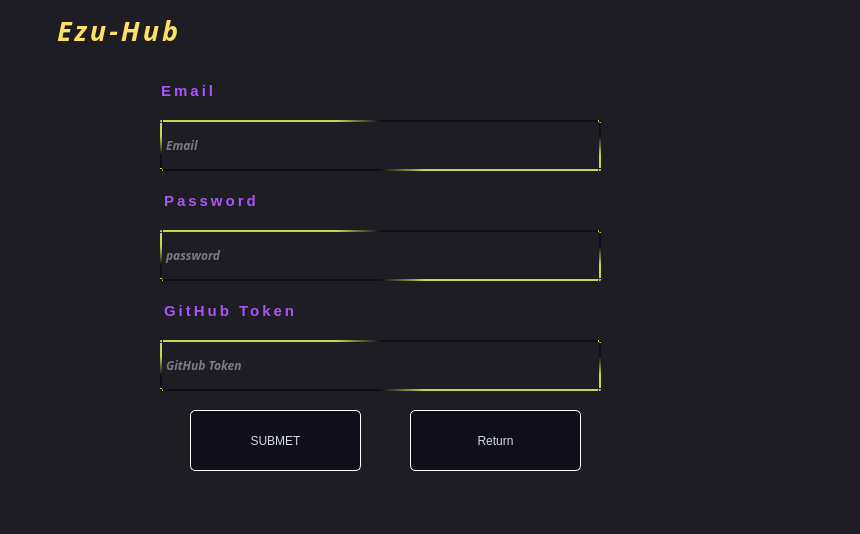
<?xml version="1.0" encoding="UTF-8"?>
<ui version="4.0">
 <class>CREET</class>
 <widget class="QWidget" name="CREET">
  <property name="geometry">
   <rect>
    <x>0</x>
    <y>0</y>
    <width>860</width>
    <height>534</height>
   </rect>
  </property>
  <property name="windowTitle">
   <string>Form</string>
  </property>
  <property name="styleSheet">
   <string notr="true">/*
Material Dark Style Sheet for QT Applications
Author: Jaime A. Quiroga P.
Inspired on https://github.com/jxfwinter/qt-material-stylesheet
Company: GTRONICK
Last updated: 04/12/2018, 15:00.
Available at: https://github.com/GTRONICK/QSS/blob/master/MaterialDark.qss
*/
QWidget#CREET{
	background-color:#1e1d23;
	border-image: url(:/images/s.jpg) 0 0 0 0 stretch stretch;
}
QDialog {
	background-color:#1e1d23;
}
QColorDialog {
	background-color:#1e1d23;
}
QTextEdit {
	background-color:#1e1d23;
	color: #a9b7c6;
}
QPlainTextEdit {
	selection-background-color:#007b50;
	background-color:#1e1d23;
	border-style: solid;
	border-top-color: transparent;
	border-right-color: transparent;
	border-left-color: transparent;
	border-bottom-color: transparent;
	border-width: 1px;
	color: #a9b7c6;
}
/*
Neon Style Sheet for QT Applications (QpushButton)
Author: Jaime A. Quiroga P.
Company: GTRONICK
Last updated: 24/10/2020, 15:42.
Available at: https://github.com/GTRONICK/QSS/blob/master/NeonButtons.qss
*/
QPushButton::icon{
	color:#FFFFFF;
}
QPushButton{
	border-style: solid;
	border-color: #ffffff;
	border-width: 1px;
	border-radius: 5px;
	color: #d3dae3;
	padding: 2px;
	background-color: #100E19;
}
QPushButton::default{
	border-style: solid;
	border-color: #ffffff;
	border-width: 1px;
	border-radius: 5px;
	color: #FFFFFF;
	padding: 2px;
	background-color: #151a1e;
}
QPushButton:hover{
	border-style: solid;
	border-top-color: qlineargradient(spread:pad, x1:0, y1:1, x2:1, y2:1, stop:0 #C0DB50, stop:0.4 #C0DB50, stop:0.5 #100E19, stop:1 #100E19);
    border-bottom-color: qlineargradient(spread:pad, x1:0, y1:1, x2:1, y2:1, stop:0 #100E19, stop:0.5 #100E19, stop:0.6 #C0DB50, stop:1 #C0DB50);
    border-left-color: qlineargradient(spread:pad, x1:0, y1:0, x2:0, y2:1, stop:0 #C0DB50, stop:0.3 #C0DB50, stop:0.7 #100E19, stop:1 #100E19);
    border-right-color: qlineargradient(spread:pad, x1:0, y1:1, x2:0, y2:0, stop:0 #C0DB50, stop:0.3 #C0DB50, stop:0.7 #100E19, stop:1 #100E19);
	border-width: 2px;
    border-radius: 1px;
	color: #d3dae3;
	padding: 2px;
}
QPushButton:pressed{
	border-style: solid;
	border-top-color: qlineargradient(spread:pad, x1:0, y1:1, x2:1, y2:1, stop:0 #d33af1, stop:0.4 #d33af1, stop:0.5 #100E19, stop:1 #100E19);
    border-bottom-color: qlineargradient(spread:pad, x1:0, y1:1, x2:1, y2:1, stop:0 #100E19, stop:0.5 #100E19, stop:0.6 #d33af1, stop:1 #d33af1);
    border-left-color: qlineargradient(spread:pad, x1:0, y1:0, x2:0, y2:1, stop:0 #d33af1, stop:0.3 #d33af1, stop:0.7 #100E19, stop:1 #100E19);
    border-right-color: qlineargradient(spread:pad, x1:0, y1:1, x2:0, y2:0, stop:0 #d33af1, stop:0.3 #d33af1, stop:0.7 #100E19, stop:1 #100E19);
	border-width: 2px;
    border-radius: 1px;
	color: #d3dae3;
	padding: 2px;
}
QLineEdit {
	border-width: 1px; border-radius: 4px;
	border-color:rgb(255,255,255) ;
	border-style: inset;
	padding: 0 8px;
	color: #a9b7c6;
	background:#1e1d23;
	selection-background-color:#007b50;
	selection-color: #FFFFFF;
}
QLabel {
	color: #a9b7c6;
}
QLCDNumber {
	color: #37e6b4;
}
QProgressBar {
	text-align: center;
	color: rgb(240, 240, 240);
	border-width: 1px; 
	border-radius: 10px;
	border-color: rgb(58, 58, 58);
	border-style: inset;
	background-color:#1e1d23;
}
QProgressBar::chunk {
	background-color: #04b97f;
	border-radius: 5px;
}
QMenuBar {
	background-color: #1e1d23;
}
QMenuBar::item {
	color: #a9b7c6;
  	spacing: 3px;
  	padding: 1px 4px;
  	background: #1e1d23;
}

QMenuBar::item:selected {
  	background:#1e1d23;
	color: #FFFFFF;
}
QMenu::item:selected {
	border-style: solid;
	border-top-color: transparent;
	border-right-color: transparent;
	border-left-color: #04b97f;
	border-bottom-color: transparent;
	border-left-width: 2px;
	color: #FFFFFF;
	padding-left:15px;
	padding-top:4px;
	padding-bottom:4px;
	padding-right:7px;
	background-color: #1e1d23;
}
QMenu::item {
	border-style: solid;
	border-top-color: transparent;
	border-right-color: transparent;
	border-left-color: transparent;
	border-bottom-color: transparent;
	border-bottom-width: 1px;
	border-style: solid;
	color: #a9b7c6;
	padding-left:17px;
	padding-top:4px;
	padding-bottom:4px;
	padding-right:7px;
	background-color: #1e1d23;
}
QMenu{
	background-color:#1e1d23;
}
QTabWidget {
	color:rgb(0,0,0);
	background-color:#1e1d23;
}
QTabWidget::pane {
		border-color: rgb(77,77,77);
		background-color:#1e1d23;
		border-style: solid;
		border-width: 1px;
    	border-radius: 6px;
}
QTabBar::tab {
	border-style: solid;
	border-top-color: transparent;
	border-right-color: transparent;
	border-left-color: transparent;
	border-bottom-color: transparent;
	border-bottom-width: 1px;
	border-style: solid;
	color: #808086;
	padding: 3px;
	margin-left:3px;
	background-color: #1e1d23;
}
QTabBar::tab:selected, QTabBar::tab:last:selected, QTabBar::tab:hover {
  	border-style: solid;
	border-top-color: transparent;
	border-right-color: transparent;
	border-left-color: transparent;
	border-bottom-color: #04b97f;
	border-bottom-width: 2px;
	border-style: solid;
	color: #FFFFFF;
	padding-left: 3px;
	padding-bottom: 2px;
	margin-left:3px;
	background-color: #1e1d23;
}

QCheckBox {
	color: #a9b7c6;
	padding: 2px;
}
QCheckBox:disabled {
	color: #808086;
	padding: 2px;
}

QCheckBox:hover {
	border-radius:4px;
	border-style:solid;
	padding-left: 1px;
	padding-right: 1px;
	padding-bottom: 1px;
	padding-top: 1px;
	border-width:1px;
	border-color: rgb(87, 97, 106);
	background-color:#1e1d23;
}
QCheckBox::indicator:checked {

	height: 10px;
	width: 10px;
	border-style:solid;
	border-width: 1px;
	border-color: #04b97f;
	color: #a9b7c6;
	background-color: #04b97f;
}
QCheckBox::indicator:unchecked {

	height: 10px;
	width: 10px;
	border-style:solid;
	border-width: 1px;
	border-color: #04b97f;
	color: #a9b7c6;
	background-color: transparent;
}
QRadioButton {
	color: #a9b7c6;
	background-color: #1e1d23;
	padding: 1px;
}
QRadioButton::indicator:checked {
	height: 10px;
	width: 10px;
	border-style:solid;
	border-radius:5px;
	border-width: 1px;
	border-color: #04b97f;
	color: #a9b7c6;
	background-color: #04b97f;
}
QRadioButton::indicator:!checked {
	height: 10px;
	width: 10px;
	border-style:solid;
	border-radius:5px;
	border-width: 1px;
	border-color: #04b97f;
	color: #a9b7c6;
	background-color: transparent;
}
QStatusBar {
	color:#027f7f;
}
QSpinBox {
	color: #a9b7c6;	
	background-color: #1e1d23;
}
QDoubleSpinBox {
	color: #a9b7c6;	
	background-color: #1e1d23;
}
QTimeEdit {
	color: #a9b7c6;	
	background-color: #1e1d23;
}
QDateTimeEdit {
	color: #a9b7c6;	
	background-color: #1e1d23;
}
QDateEdit {
	color: #a9b7c6;	
	background-color: #1e1d23;
}
QComboBox {
	color: #a9b7c6;	
	background: #1e1d23;
}
QComboBox:editable {
	background: #1e1d23;
	color: #a9b7c6;
	selection-background-color: #1e1d23;
}
QComboBox QAbstractItemView {
	color: #a9b7c6;	
	background: #1e1d23;
	selection-color: #FFFFFF;
	selection-background-color: #1e1d23;
}
QComboBox:!editable:on, QComboBox::drop-down:editable:on {
	color: #a9b7c6;	
	background: #1e1d23;
}
QFontComboBox {
	color: #a9b7c6;	
	background-color: #1e1d23;
}
QToolBox {
	color: #a9b7c6;
	background-color: #1e1d23;
}
QToolBox::tab {
	color: #a9b7c6;
	background-color: #1e1d23;
}
QToolBox::tab:selected {
	color: #FFFFFF;
	background-color: #1e1d23;
}
QScrollArea {
	color: #FFFFFF;
	background-color: #1e1d23;
}
QSlider::groove:horizontal {
	height: 5px;
	background: #04b97f;
}
QSlider::groove:vertical {
	width: 5px;
	background: #04b97f;
}
QSlider::handle:horizontal {
	background: qlineargradient(x1:0, y1:0, x2:1, y2:1, stop:0 #b4b4b4, stop:1 #8f8f8f);
	border: 1px solid #5c5c5c;
	width: 14px;
	margin: -5px 0;
	border-radius: 7px;
}
QSlider::handle:vertical {
	background: qlineargradient(x1:1, y1:1, x2:0, y2:0, stop:0 #b4b4b4, stop:1 #8f8f8f);
	border: 1px solid #5c5c5c;
	height: 14px;
	margin: 0 -5px;
	border-radius: 7px;
}
QSlider::add-page:horizontal {
    background: white;
}
QSlider::add-page:vertical {
    background: white;
}
QSlider::sub-page:horizontal {
    background: #04b97f;
}
QSlider::sub-page:vertical {
    background: #04b97f;
}</string>
  </property>
  <widget class="QLabel" name="label">
   <property name="geometry">
    <rect>
     <x>0</x>
     <y>0</y>
     <width>241</width>
     <height>61</height>
    </rect>
   </property>
   <property name="font">
    <font>
     <family>Trajan Pro</family>
     <pointsize>-1</pointsize>
     <italic>true</italic>
     <bold>true</bold>
    </font>
   </property>
   <property name="styleSheet">
    <string notr="true">/* ستايل للـ QLabel الخاص بعنوان التطبيق */
QLabel#label {
    background-color: transparent;
    color: #FFE066;
    font-family: &quot;Trajan Pro&quot;, &quot;Cinzel&quot;, &quot;Georgia&quot;, serif;
    font-size: 27px;
    font-weight: bold;
    letter-spacing: 3px;
    padding: 10px;
}</string>
   </property>
   <property name="text">
    <string>    Ezu-Hub</string>
   </property>
  </widget>
  <widget class="QPushButton" name="CreetAccount">
   <property name="geometry">
    <rect>
     <x>410</x>
     <y>410</y>
     <width>171</width>
     <height>61</height>
    </rect>
   </property>
   <property name="styleSheet">
    <string notr="true"/>
   </property>
   <property name="text">
    <string>Return</string>
   </property>
  </widget>
  <widget class="QLabel" name="LabalPassword">
   <property name="geometry">
    <rect>
     <x>150</x>
     <y>180</y>
     <width>171</width>
     <height>41</height>
    </rect>
   </property>
   <property name="styleSheet">
    <string notr="true">/* ستايل للـ QLabel الخاص بعنوان التطبيق */
QLabel#LabalPassword
 {
    background-color: transparent;
    color: #A855F7;
    font-family: &quot;Trajan Pro&quot;, &quot;Cinzel&quot;, &quot;Georgia&quot;, serif;
    font-size: 15px;
    font-weight: bold;
    letter-spacing: 3px;
    padding: 10px;
}</string>
   </property>
   <property name="text">
    <string>Password</string>
   </property>
  </widget>
  <widget class="QLineEdit" name="Password">
   <property name="geometry">
    <rect>
     <x>160</x>
     <y>230</y>
     <width>441</width>
     <height>51</height>
    </rect>
   </property>
   <property name="font">
    <font>
     <family>Ubuntu Sans Mono</family>
     <italic>true</italic>
     <bold>true</bold>
    </font>
   </property>
   <property name="styleSheet">
    <string notr="true">QLineEdit {
     border-style: solid;
	border-top-color: qlineargradient(spread:pad, x1:0, y1:1, x2:1, y2:1, stop:0 #C0DB50, stop:0.4 #C0DB50, stop:0.5 #100E19, stop:1 #100E19);
    border-bottom-color: qlineargradient(spread:pad, x1:0, y1:1, x2:1, y2:1, stop:0 #100E19, stop:0.5 #100E19, stop:0.6 #C0DB50, stop:1 #C0DB50);
    border-left-color: qlineargradient(spread:pad, x1:0, y1:0, x2:0, y2:1, stop:0 #C0DB50, stop:0.3 #C0DB50, stop:0.7 #100E19, stop:1 #100E19);
    border-right-color: qlineargradient(spread:pad, x1:0, y1:1, x2:0, y2:0, stop:0 #C0DB50, stop:0.3 #C0DB50, stop:0.7 #100E19, stop:1 #100E19);
	border-width: 2px;
    border-radius: 2px;
	color: #d3dae3;
	padding: 2px;
}

QLineEdit:hover {
    border-style: solid;
	border-top-color: qlineargradient(spread:pad, x1:0, y1:1, x2:1, y2:1, stop:0 #C0DB50, stop:0.4 #C0DB50, stop:0.5 #100E19, stop:1 #100E19);
    border-bottom-color: qlineargradient(spread:pad, x1:0, y1:1, x2:1, y2:1, stop:0 #100E19, stop:0.5 #100E19, stop:0.6 #C0DB50, stop:1 #C0DB50);
    border-left-color: qlineargradient(spread:pad, x1:0, y1:0, x2:0, y2:1, stop:0 #C0DB50, stop:0.3 #C0DB50, stop:0.7 #100E19, stop:1 #100E19);
    border-right-color: qlineargradient(spread:pad, x1:0, y1:1, x2:0, y2:0, stop:0 #C0DB50, stop:0.3 #C0DB50, stop:0.7 #100E19, stop:1 #100E19);
	border-width: 2px;
    border-radius: 2px;
	color: #d3dae3;
	padding: 2px;
}
QPushButton:pressed{
	border-style: solid;
	border-top-color: qlineargradient(spread:pad, x1:0, y1:1, x2:1, y2:1, stop:0 #d33af1, stop:0.4 #d33af1, stop:0.5 #100E19, stop:1 #100E19);
    border-bottom-color: qlineargradient(spread:pad, x1:0, y1:1, x2:1, y2:1, stop:0 #100E19, stop:0.5 #100E19, stop:0.6 #d33af1, stop:1 #d33af1);
    border-left-color: qlineargradient(spread:pad, x1:0, y1:0, x2:0, y2:1, stop:0 #d33af1, stop:0.3 #d33af1, stop:0.7 #100E19, stop:1 #100E19);
    border-right-color: qlineargradient(spread:pad, x1:0, y1:1, x2:0, y2:0, stop:0 #d33af1, stop:0.3 #d33af1, stop:0.7 #100E19, stop:1 #100E19);
	border-width: 2px;
    border-radius: 2px;
	color: #d3dae3;
	padding: 2px;
}

QLineEdit:focus {
    border-style: solid;
	border-top-color: qlineargradient(spread:pad, x1:0, y1:1, x2:1, y2:1, stop:0 #d33af1, stop:0.4 #d33af1, stop:0.5 #100E19, stop:1 #100E19);
    border-bottom-color: qlineargradient(spread:pad, x1:0, y1:1, x2:1, y2:1, stop:0 #100E19, stop:0.5 #100E19, stop:0.6 #d33af1, stop:1 #d33af1);
    border-left-color: qlineargradient(spread:pad, x1:0, y1:0, x2:0, y2:1, stop:0 #d33af1, stop:0.3 #d33af1, stop:0.7 #100E19, stop:1 #100E19);
    border-right-color: qlineargradient(spread:pad, x1:0, y1:1, x2:0, y2:0, stop:0 #d33af1, stop:0.3 #d33af1, stop:0.7 #100E19, stop:1 #100E19);
	border-width: 2px;
    border-radius: 2px;
	color: #d3dae3;
	padding: 2px;
}

QLineEdit:disabled {
    background-color: #0F1218;
    color: #6B7280;
    border: 1px solid #252A35;
}

QLineEdit::placeholder {
    color: #6B7280;
}</string>
   </property>
   <property name="inputMethodHints">
    <set>Qt::ImhHiddenText|Qt::ImhNoAutoUppercase|Qt::ImhNoPredictiveText|Qt::ImhSensitiveData</set>
   </property>
   <property name="text">
    <string extracomment="eee"/>
   </property>
   <property name="echoMode">
    <enum>QLineEdit::Password</enum>
   </property>
   <property name="placeholderText">
    <string>password</string>
   </property>
  </widget>
  <widget class="QLineEdit" name="Email">
   <property name="geometry">
    <rect>
     <x>160</x>
     <y>120</y>
     <width>441</width>
     <height>51</height>
    </rect>
   </property>
   <property name="font">
    <font>
     <family>Ubuntu Sans Mono</family>
     <italic>true</italic>
     <bold>true</bold>
    </font>
   </property>
   <property name="cursor">
    <cursorShape>IBeamCursor</cursorShape>
   </property>
   <property name="toolTip">
    <string/>
   </property>
   <property name="styleSheet">
    <string notr="true">QLineEdit {
     border-style: solid;
	border-top-color: qlineargradient(spread:pad, x1:0, y1:1, x2:1, y2:1, stop:0 #C0DB50, stop:0.4 #C0DB50, stop:0.5 #100E19, stop:1 #100E19);
    border-bottom-color: qlineargradient(spread:pad, x1:0, y1:1, x2:1, y2:1, stop:0 #100E19, stop:0.5 #100E19, stop:0.6 #C0DB50, stop:1 #C0DB50);
    border-left-color: qlineargradient(spread:pad, x1:0, y1:0, x2:0, y2:1, stop:0 #C0DB50, stop:0.3 #C0DB50, stop:0.7 #100E19, stop:1 #100E19);
    border-right-color: qlineargradient(spread:pad, x1:0, y1:1, x2:0, y2:0, stop:0 #C0DB50, stop:0.3 #C0DB50, stop:0.7 #100E19, stop:1 #100E19);
	border-width: 2px;
    border-radius: 2px;
	color: #d3dae3;
	padding: 2px;
}
QLineEdit:placeholder{
color: #ffffff;
}
QLineEdit:hover {
    border-style: solid;
	border-top-color: qlineargradient(spread:pad, x1:0, y1:1, x2:1, y2:1, stop:0 #C0DB50, stop:0.4 #C0DB50, stop:0.5 #100E19, stop:1 #100E19);
    border-bottom-color: qlineargradient(spread:pad, x1:0, y1:1, x2:1, y2:1, stop:0 #100E19, stop:0.5 #100E19, stop:0.6 #C0DB50, stop:1 #C0DB50);
    border-left-color: qlineargradient(spread:pad, x1:0, y1:0, x2:0, y2:1, stop:0 #C0DB50, stop:0.3 #C0DB50, stop:0.7 #100E19, stop:1 #100E19);
    border-right-color: qlineargradient(spread:pad, x1:0, y1:1, x2:0, y2:0, stop:0 #C0DB50, stop:0.3 #C0DB50, stop:0.7 #100E19, stop:1 #100E19);
	border-width: 2px;
    border-radius: 2px;
	color: #d3dae3;
	padding: 2px;
}
QPushButton:pressed{
	border-style: solid;
	border-top-color: qlineargradient(spread:pad, x1:0, y1:1, x2:1, y2:1, stop:0 #d33af1, stop:0.4 #d33af1, stop:0.5 #100E19, stop:1 #100E19);
    border-bottom-color: qlineargradient(spread:pad, x1:0, y1:1, x2:1, y2:1, stop:0 #100E19, stop:0.5 #100E19, stop:0.6 #d33af1, stop:1 #d33af1);
    border-left-color: qlineargradient(spread:pad, x1:0, y1:0, x2:0, y2:1, stop:0 #d33af1, stop:0.3 #d33af1, stop:0.7 #100E19, stop:1 #100E19);
    border-right-color: qlineargradient(spread:pad, x1:0, y1:1, x2:0, y2:0, stop:0 #d33af1, stop:0.3 #d33af1, stop:0.7 #100E19, stop:1 #100E19);
	border-width: 2px;
    border-radius: 2px;
	color: #d3dae3;
	padding: 2px;
}

QLineEdit:focus {
    border-style: solid;
	border-top-color: qlineargradient(spread:pad, x1:0, y1:1, x2:1, y2:1, stop:0 #d33af1, stop:0.4 #d33af1, stop:0.5 #100E19, stop:1 #100E19);
    border-bottom-color: qlineargradient(spread:pad, x1:0, y1:1, x2:1, y2:1, stop:0 #100E19, stop:0.5 #100E19, stop:0.6 #d33af1, stop:1 #d33af1);
    border-left-color: qlineargradient(spread:pad, x1:0, y1:0, x2:0, y2:1, stop:0 #d33af1, stop:0.3 #d33af1, stop:0.7 #100E19, stop:1 #100E19);
    border-right-color: qlineargradient(spread:pad, x1:0, y1:1, x2:0, y2:0, stop:0 #d33af1, stop:0.3 #d33af1, stop:0.7 #100E19, stop:1 #100E19);
	border-width: 2px;
    border-radius: 2px;
	color: #d3dae3;
	padding: 2px;
}

QLineEdit:disabled {
    background-color: #0F1218;
    color: #6B7280;
    border: 1px solid #252A35;
}

QLineEdit::placeholder {
    color: #6B7280;
}</string>
   </property>
   <property name="text">
    <string/>
   </property>
   <property name="placeholderText">
    <string comment="Enter your email ." extracomment="Enter your email .">Email</string>
   </property>
  </widget>
  <widget class="QLabel" name="LabalEmail">
   <property name="geometry">
    <rect>
     <x>140</x>
     <y>70</y>
     <width>141</width>
     <height>41</height>
    </rect>
   </property>
   <property name="styleSheet">
    <string notr="true">/* ستايل للـ QLabel الخاص بعنوان التطبيق */
QLabel#LabalEmail
 {
    background-color: transparent;
    color: #A855F7;
    font-family: &quot;Trajan Pro&quot;, &quot;Cinzel&quot;, &quot;Georgia&quot;, serif;
    font-size: 15px;
    font-weight: bold;
    letter-spacing: 3px;
    padding: 10px;
border-style: solid;
	border-color: #ffffff;

}</string>
   </property>
   <property name="text">
    <string> Email</string>
   </property>
  </widget>
  <widget class="QLineEdit" name="Token">
   <property name="geometry">
    <rect>
     <x>160</x>
     <y>340</y>
     <width>441</width>
     <height>51</height>
    </rect>
   </property>
   <property name="font">
    <font>
     <family>Ubuntu Sans Mono</family>
     <italic>true</italic>
     <bold>true</bold>
    </font>
   </property>
   <property name="styleSheet">
    <string notr="true">QLineEdit {
     border-style: solid;
	border-top-color: qlineargradient(spread:pad, x1:0, y1:1, x2:1, y2:1, stop:0 #C0DB50, stop:0.4 #C0DB50, stop:0.5 #100E19, stop:1 #100E19);
    border-bottom-color: qlineargradient(spread:pad, x1:0, y1:1, x2:1, y2:1, stop:0 #100E19, stop:0.5 #100E19, stop:0.6 #C0DB50, stop:1 #C0DB50);
    border-left-color: qlineargradient(spread:pad, x1:0, y1:0, x2:0, y2:1, stop:0 #C0DB50, stop:0.3 #C0DB50, stop:0.7 #100E19, stop:1 #100E19);
    border-right-color: qlineargradient(spread:pad, x1:0, y1:1, x2:0, y2:0, stop:0 #C0DB50, stop:0.3 #C0DB50, stop:0.7 #100E19, stop:1 #100E19);
	border-width: 2px;
    border-radius: 2px;
	color: #d3dae3;
	padding: 2px;
}

QLineEdit:hover {
    border-style: solid;
	border-top-color: qlineargradient(spread:pad, x1:0, y1:1, x2:1, y2:1, stop:0 #C0DB50, stop:0.4 #C0DB50, stop:0.5 #100E19, stop:1 #100E19);
    border-bottom-color: qlineargradient(spread:pad, x1:0, y1:1, x2:1, y2:1, stop:0 #100E19, stop:0.5 #100E19, stop:0.6 #C0DB50, stop:1 #C0DB50);
    border-left-color: qlineargradient(spread:pad, x1:0, y1:0, x2:0, y2:1, stop:0 #C0DB50, stop:0.3 #C0DB50, stop:0.7 #100E19, stop:1 #100E19);
    border-right-color: qlineargradient(spread:pad, x1:0, y1:1, x2:0, y2:0, stop:0 #C0DB50, stop:0.3 #C0DB50, stop:0.7 #100E19, stop:1 #100E19);
	border-width: 2px;
    border-radius: 2px;
	color: #d3dae3;
	padding: 2px;
}
QPushButton:pressed{
	border-style: solid;
	border-top-color: qlineargradient(spread:pad, x1:0, y1:1, x2:1, y2:1, stop:0 #d33af1, stop:0.4 #d33af1, stop:0.5 #100E19, stop:1 #100E19);
    border-bottom-color: qlineargradient(spread:pad, x1:0, y1:1, x2:1, y2:1, stop:0 #100E19, stop:0.5 #100E19, stop:0.6 #d33af1, stop:1 #d33af1);
    border-left-color: qlineargradient(spread:pad, x1:0, y1:0, x2:0, y2:1, stop:0 #d33af1, stop:0.3 #d33af1, stop:0.7 #100E19, stop:1 #100E19);
    border-right-color: qlineargradient(spread:pad, x1:0, y1:1, x2:0, y2:0, stop:0 #d33af1, stop:0.3 #d33af1, stop:0.7 #100E19, stop:1 #100E19);
	border-width: 2px;
    border-radius: 2px;
	color: #d3dae3;
	padding: 2px;
}

QLineEdit:focus {
    border-style: solid;
	border-top-color: qlineargradient(spread:pad, x1:0, y1:1, x2:1, y2:1, stop:0 #d33af1, stop:0.4 #d33af1, stop:0.5 #100E19, stop:1 #100E19);
    border-bottom-color: qlineargradient(spread:pad, x1:0, y1:1, x2:1, y2:1, stop:0 #100E19, stop:0.5 #100E19, stop:0.6 #d33af1, stop:1 #d33af1);
    border-left-color: qlineargradient(spread:pad, x1:0, y1:0, x2:0, y2:1, stop:0 #d33af1, stop:0.3 #d33af1, stop:0.7 #100E19, stop:1 #100E19);
    border-right-color: qlineargradient(spread:pad, x1:0, y1:1, x2:0, y2:0, stop:0 #d33af1, stop:0.3 #d33af1, stop:0.7 #100E19, stop:1 #100E19);
	border-width: 2px;
    border-radius: 2px;
	color: #d3dae3;
	padding: 2px;
}

QLineEdit:disabled {
    background-color: #0F1218;
    color: #6B7280;
    border: 1px solid #252A35;
}

QLineEdit::placeholder {
    color: #6B7280;
}</string>
   </property>
   <property name="inputMethodHints">
    <set>Qt::ImhHiddenText|Qt::ImhNoAutoUppercase|Qt::ImhNoPredictiveText|Qt::ImhSensitiveData</set>
   </property>
   <property name="text">
    <string extracomment="eee"/>
   </property>
   <property name="echoMode">
    <enum>QLineEdit::Password</enum>
   </property>
   <property name="placeholderText">
    <string>GitHub Token</string>
   </property>
  </widget>
  <widget class="QLabel" name="LabalPassword_2">
   <property name="geometry">
    <rect>
     <x>150</x>
     <y>290</y>
     <width>171</width>
     <height>41</height>
    </rect>
   </property>
   <property name="styleSheet">
    <string notr="true">/* ستايل للـ QLabel الخاص بعنوان التطبيق */
QLabel#LabalPassword_2
 {
    background-color: transparent;
    color: #A855F7;
    font-family: &quot;Trajan Pro&quot;, &quot;Cinzel&quot;, &quot;Georgia&quot;, serif;
    font-size: 15px;
    font-weight: bold;
    letter-spacing: 3px;
    padding: 10px;
}</string>
   </property>
   <property name="text">
    <string>GitHub Token</string>
   </property>
  </widget>
  <widget class="QPushButton" name="submet">
   <property name="geometry">
    <rect>
     <x>190</x>
     <y>410</y>
     <width>171</width>
     <height>61</height>
    </rect>
   </property>
   <property name="styleSheet">
    <string notr="true"/>
   </property>
   <property name="text">
    <string>SUBMET</string>
   </property>
  </widget>
 </widget>
 <resources/>
 <connections/>
</ui>
